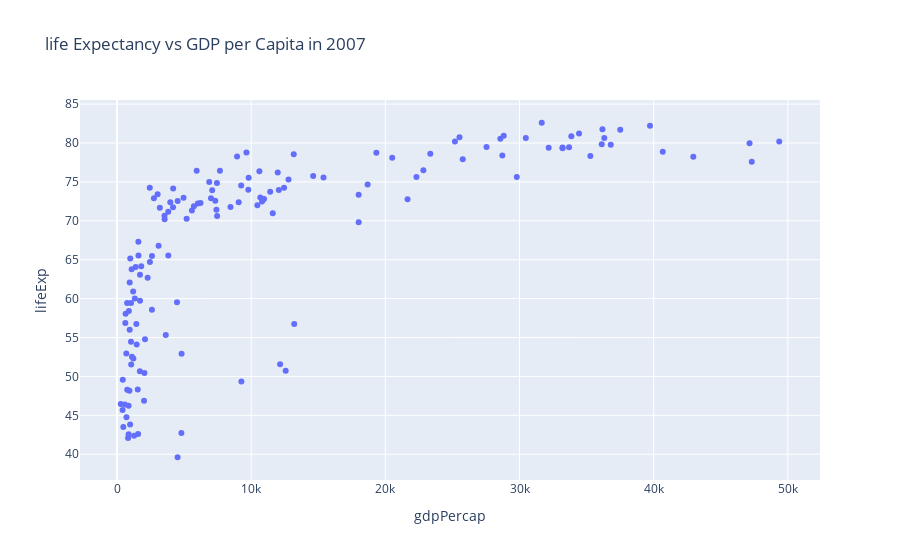

Notebook code cell kept with this figure:
### Code cell
fig = px.scatter(
    df.query("year == 2007"),
    x="gdpPercap",
    y="lifeExp",
    title="life Expectancy vs GDP per Capita in 2007"
)
fig.show()

### Figure 1 — Plotly figure (JSON) as saved in the notebook; plotly's stock layout.template omitted (floating-point values rounded to 4 significant figures; data arrays with more than 128 entries replaced by an {"elided": "..."} marker saying what was removed)
{"data": [{"hovertemplate": "gdpPercap=%{x}<br>lifeExp=%{y}<extra></extra>", "legendgroup": "", "marker": {"color": "#636efa", "symbol": "circle"}, "mode": "markers", "name": "", "orientation": "v", "showlegend": false, "type": "scatter", "x": {"elided": "142 float values"}, "xaxis": "x", "y": {"elided": "142 float values"}, "yaxis": "y"}], "layout": {"legend": {"tracegroupgap": 0}, "title": {"text": "life Expectancy vs GDP per Capita in 2007"}, "xaxis": {"anchor": "y", "domain": [0, 1], "title": {"text": "gdpPercap"}}, "yaxis": {"anchor": "x", "domain": [0, 1], "title": {"text": "lifeExp"}}}}
